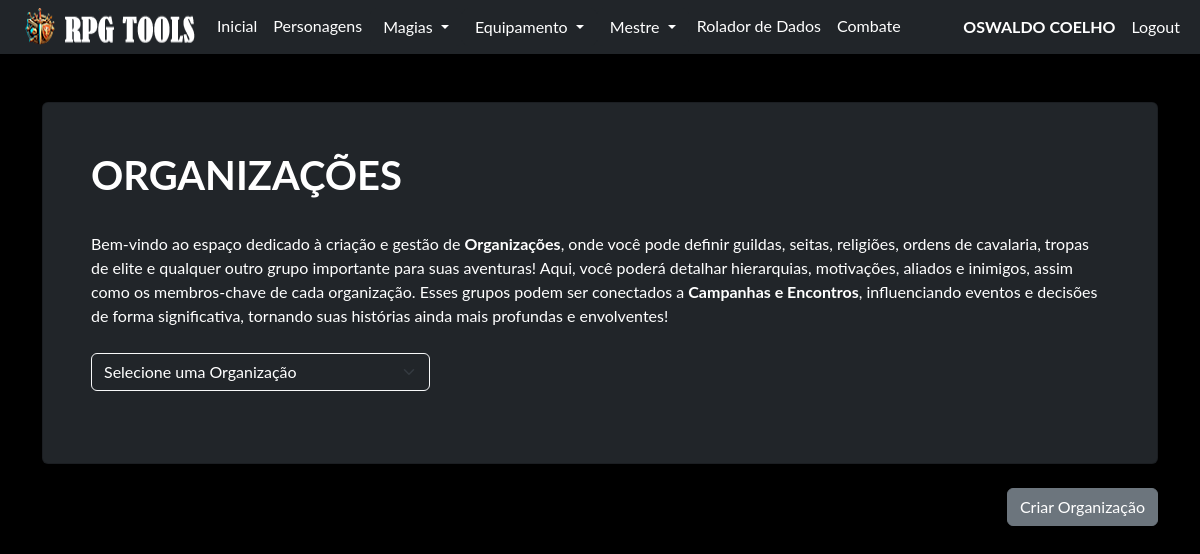
The app's page /mestre/organizacao (signed in), older data.
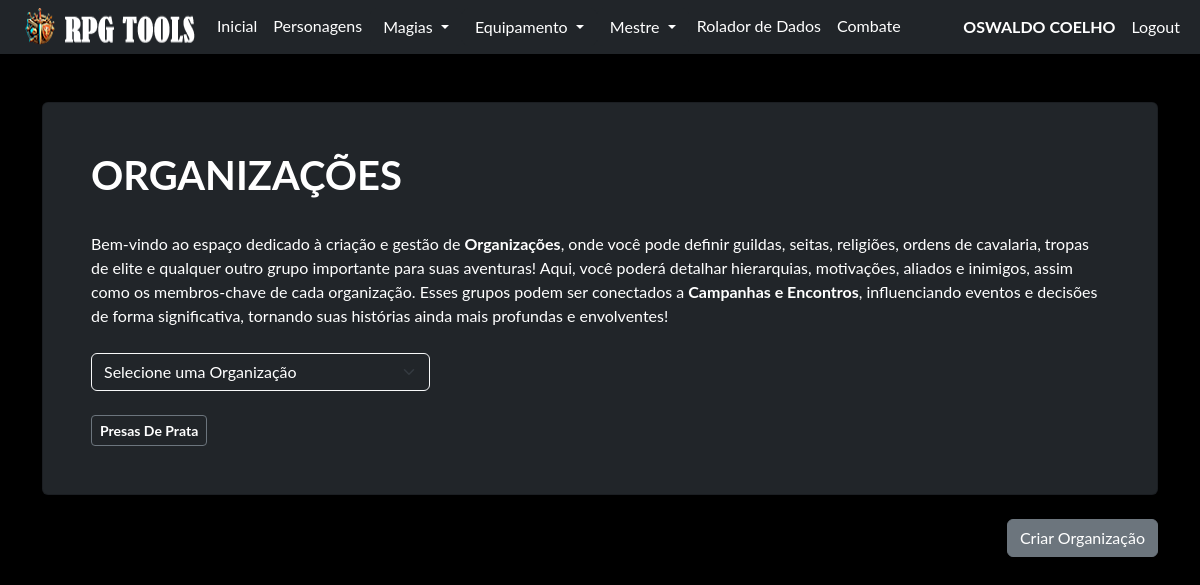
The same page, newer data.
### model/organizacoes_model.py (models this page shows, shortened)
class Organizacoes(db.Model):
    __tablename__ = "organizacoes"
    id = db.Column(db.Integer, primary_key=True)
    id_user = db.Column(db.Integer, db.ForeignKey('user.id'))
    org = db.Column(db.JSON, nullable=False)
    @classmethod
    def org_userid(cls, id_user):
        return cls.query.filter_by(id_user=id_user).order_by(func.json_extract(cls.org, '$.nome')).all()

### routes/mestre.py (the view, shortened to what this page needs)
@blueprint_mestre.route('/organizacao', methods=['GET', 'POST'])
def index_organizacao():
    if request.method == 'GET':
        organiza = Organizacoes.org_userid(current_user.id)
        print(organiza)
        return render_template('organizacao.html', organiza=organiza)

### routes/login.py (called while the page is built)
@login_manager.user_loader
def get_user(id):
    return User.query.get(id)

### templates/organizacao.html (shortened to what this page needs)
{% extends 'base.html' %}
{% block conteudo %}
    {% if current_user.is_authenticated %}
    <div class="card shadow p-5 bg-dark text-white no-margin">
        <h1><b>ORGANIZAÇÕES</b></h1>
        <br>
        <p> Bem-vindo ao espaço dedicado à criação e gestão de <b>Organizações</b>, onde você pode definir guildas,
            seitas, religiões, ordens de cavalaria, tropas de elite e qualquer outro grupo importante para
            suas aventuras! Aqui, você poderá detalhar hierarquias, motivações, aliados e inimigos, assim como os
            membros-chave de cada organização. Esses grupos podem ser conectados a <b>Campanhas e Encontros</b>,
            influenciando eventos e decisões de forma significativa, tornando suas histórias ainda mais profundas e
            envolventes!</p>
        <br>
        <div class="col-md-4">
            <select id="organizacao-select" class="form-select bg-dark text-white border-light">
                <option value="" disabled selected>Selecione uma Organização</option>
            </select>
        </div>
        <br>
        <div class="d-flex flex-wrap gap-2">
            {% for org in organiza %}
            <div class="d-flex flex-wrap gap-2">
                <button type="button" class="btn btn-outline-secondary btn-sm" data-bs-toggle="modal" data-bs-target="#orgModal{{ org.id }}">
                    <strong class="text-white">{{ org.org['nome']|title }}</strong>
                </button>
            </div>
            {% endfor %}
        </div>
    </div>
    <br>
    <div class="row">
        <div class="col text-end">
            <button type="button" class="btn btn-secondary" data-bs-toggle="modal" data-bs-target="#criarorg">
                Criar Organização
              </button>
        </div>
    </div>
    {% endif %}
{% endblock %}

Row changes from the older to the newer data that the page shows:
added Organizacoes: org.nome "Presas De Prata"
